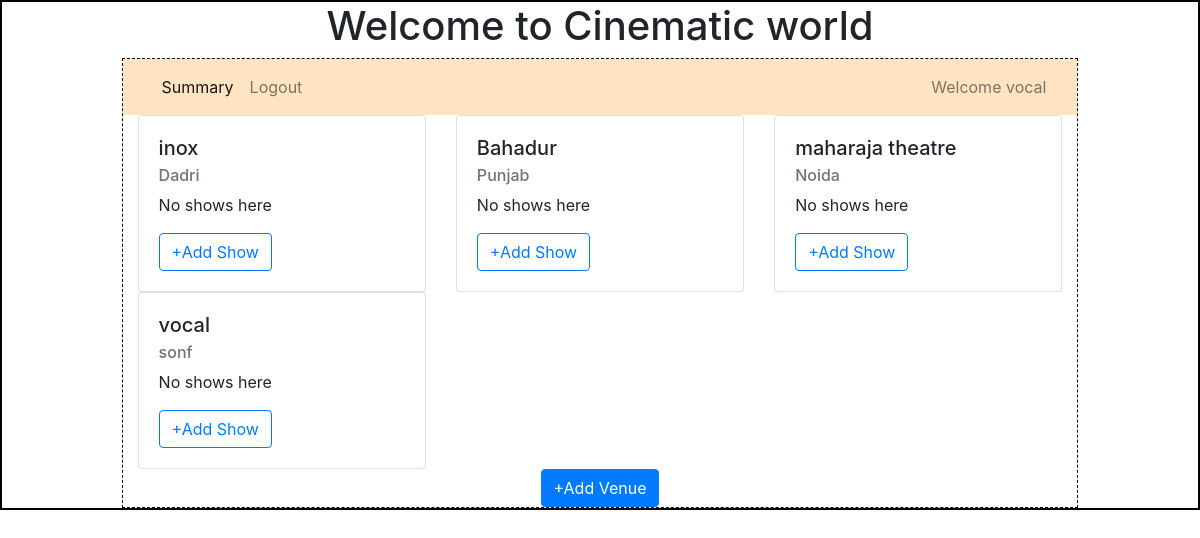
Page /admin/vocal on the committed database.
### backend/models.py (models this page shows)
class Theatre(db.Model):
    __tablename__="theatre"
    id=db.Column(db.Integer,primary_key=True)
    name=db.Column(db.String,nullable=False)
    location=db.Column(db.String,nullable=False)
    capacity=db.Column(db.Integer,nullable=False)
    pincode=db.Column(db.Integer,nullable=False)
    shows=db.relationship("Show",cascade="all, delete",backref="theatre",lazy=True)#theatre can access all of his shows

### backend/controllers.py (the view)
@app.route("/admin/<name>")
def admin(name):
    theatres=get_theatres()
    return render_template("admin_dashboard.html",name=name,theatres=theatres)

### backend/controllers.py (called while the page is built)
def get_theatres():
    theatres=Theatre.query.all()
    return theatres

### templates/admin_dashboard.html
{%extends "admin_layout.html"%}>
{%block content%}
            <div class="container">
              {%if theatres%}
                <div class="row">
                  {%for theatre in theatres%}
                  <div class="col">
                    <div class="card" style="width: 18rem;">
                        <div class="card-body">
                          <h5 class="card-title">{{theatre.name}}</h5>
                          <h6 class="card-subtitle mb-2 text-muted">{{theatre.location}}</h6>
                          {%if theatre.shows%}
                          <table>
                            <tr><th>ID</th><th>Name</th><th>Date/Time</th></tr>
                            {%for show in theatre.shows%}
                            <tr><td>{{show.id}}</td><td>{{show.name}}</td><td>{{show.date_time}}</td></tr>
                            {%endfor%}
                          </table>
                          {%else%}
                          <p>No shows here</p>
                          {%endif%}
                          <button type="button" class="btn btn-outline-primary">+Add Show</button>
                        </div>
                      </div>
                  </div>
                  {%endfor%}
                </div>
                {%else%}
                  <h3 class="center">No venues are available</h3>
                {%endif%}
              </div>
              <center><a href="/venue/{{name}}" type="button" class="btn btn-primary">+Add Venue</a></center>
{%endblock%}

### templates/admin_layout.html (shortened to what this page needs)
<!DOCTYPE html>
<html lang="en">
<head>
    <link rel="stylesheet" href="/static/styles/main.css">
    <link rel="stylesheet" href="https://cdn.jsdelivr.net/npm/bootstrap@4.0.0/dist/css/bootstrap.min.css">
</head>
<body>
    <div class="my_container">
        <h1><center> Welcome to Cinematic world</h1></center>
        <div class="my_panel">
            <nav class="navbar navbar-expand-lg navbar-light" style="background-color: bisque;">
                <div class="container-fluid">
                    <ul class="navbar-nav me-auto mb-2 mb-lg-0">
                      <li class="nav-item">
                        <a class="nav-link active" aria-current="page" href="#">Summary</a>
                      </li>
                      <li class="nav-item">
                        <a class="nav-link" href="/login">Logout</a>
                      </li>
                    </ul>
                    <span class="navbar-text">
                      Welcome {{name}}
                    </span>
                </div>
            </nav>
            {%block content%}
            {%endblock%}
        </div>
    </div>
</body>
</html>

### static/styles/main.css (style rules this page uses)
.my_container { border: 2px solid black; }
.my_panel { width: 80%; margin: auto; height: auto; border: 1px dashed black; }

### rows in the picture
Theatre: name "vocal", location "sonf"
Theatre: name "inox", location "Dadri"
Theatre: name "Bahadur", location "Punjab"
Theatre: name "maharaja theatre", location "Noida"
